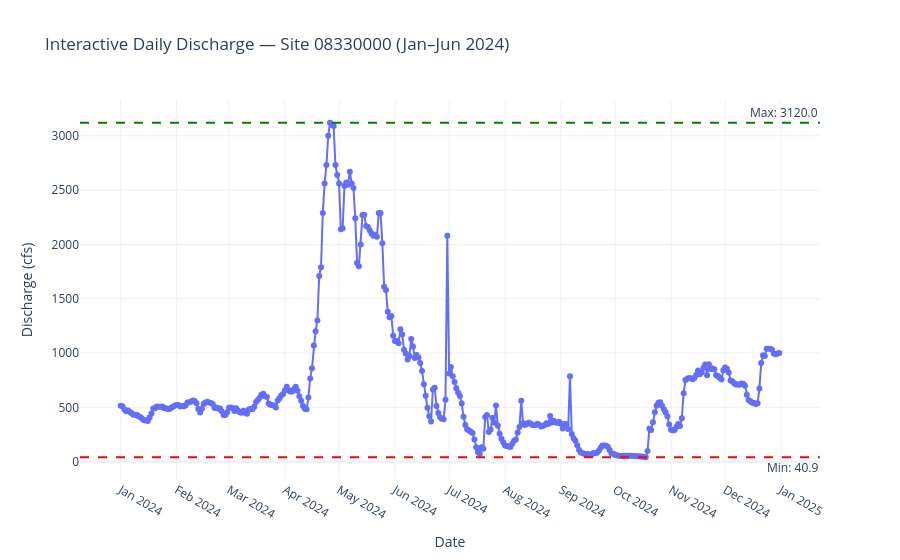

Notebook source saved alongside this figure:
### Code cell
# -------------------------------
# INTERACTIVE PLOT (PLOTLY) — UPDATED
# -------------------------------
fig = go.Figure()

# Main daily discharge line
fig.add_trace(
    go.Scatter(
        x=df[date_col],
        y=df[value_column],
        mode="lines+markers",
        name="Daily Discharge",
        hovertemplate=
        "<b>Date:</b> %{x|%Y-%m-%d}<br>"
        "<b>Discharge:</b> %{y:.2f} cfs<extra></extra>"
    )
)

# Add annual min line
fig.add_hline(
    y=overall_min,
    line_dash="dash",
    line_color="red",
    annotation_text=f"Min: {overall_min}",
    annotation_position="bottom right"
)

# Add annual max line
fig.add_hline(
    y=overall_max,
    line_dash="dash",
    line_color="green",
    annotation_text=f"Max: {overall_max}",
    annotation_position="top right"
)

# Layout settings with month-level ticks for clarity
fig.update_layout(
    title=f"Interactive Daily Discharge — Site {site_no} (Jan–Jun {year})",
    xaxis_title="Date",
    yaxis_title="Discharge (cfs)",
    hovermode="x unified",
    template="plotly_white",
    xaxis=dict(
        dtick="M1",       # one tick per month
        tickformat="%b %Y"  # Jan 2024, Feb 2024, ...
    )
)

# Display interactive figure
fig

### Figure 1 — Plotly figure (JSON) as saved in the notebook; plotly's stock layout.template omitted (floating-point values rounded to 4 significant figures; data arrays with more than 128 entries replaced by an {"elided": "..."} marker saying what was removed)
{"data": [{"hovertemplate": "<b>Date:</b> %{x|%Y-%m-%d}<br><b>Discharge:</b> %{y:.2f} cfs<extra></extra>", "mode": "lines+markers", "name": "Daily Discharge", "type": "scatter", "x": {"elided": "366 str values"}, "y": {"elided": "366 float values"}}], "layout": {"annotations": [{"showarrow": false, "text": "Min: 40.9", "x": 1, "xanchor": "right", "xref": "x domain", "y": 40.9, "yanchor": "top", "yref": "y"}, {"showarrow": false, "text": "Max: 3120.0", "x": 1, "xanchor": "right", "xref": "x domain", "y": 3120, "yanchor": "bottom", "yref": "y"}], "hovermode": "x unified", "shapes": [{"line": {"color": "red", "dash": "dash"}, "type": "line", "x0": 0, "x1": 1, "xref": "x domain", "y0": 40.9, "y1": 40.9, "yref": "y"}, {"line": {"color": "green", "dash": "dash"}, "type": "line", "x0": 0, "x1": 1, "xref": "x domain", "y0": 3120, "y1": 3120, "yref": "y"}], "title": {"text": "Interactive Daily Discharge — Site 08330000 (Jan–Jun 2024)"}, "xaxis": {"dtick": "M1", "tickformat": "%b %Y", "title": {"text": "Date"}}, "yaxis": {"title": {"text": "Discharge (cfs)"}}}}
